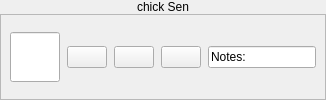
              <widget class="QWidget" name="orderFrame1" native="true">
               <property name="sizePolicy">
                <sizepolicy hsizetype="Preferred" vsizetype="Fixed">
                 <horstretch>0</horstretch>
                 <verstretch>0</verstretch>
                </sizepolicy>
               </property>
               <property name="minimumSize">
                <size>
                 <width>0</width>
                 <height>100</height>
                </size>
               </property>
               <layout class="QVBoxLayout" name="verticalLayout_3">
                <property name="spacing">
                 <number>0</number>
                </property>
                <property name="leftMargin">
                 <number>0</number>
                </property>
                <property name="topMargin">
                 <number>0</number>
                </property>
                <property name="rightMargin">
                 <number>0</number>
                </property>
                <property name="bottomMargin">
                 <number>0</number>
                </property>
                <item>
                 <widget class="QLabel" name="order1Label">
                  <property name="sizePolicy">
                   <sizepolicy hsizetype="Preferred" vsizetype="Fixed">
                    <horstretch>0</horstretch>
                    <verstretch>0</verstretch>
                   </sizepolicy>
                  </property>
                  <property name="styleSheet">
                   <string notr="true">font: 20pt &quot;Footlight MT Light&quot;;
color: black;</string>
                  </property>
                  <property name="text">
                   <string>chick Sen</string>
                  </property>
                  <property name="alignment">
                   <set>Qt::AlignCenter</set>
                  </property>
                 </widget>
                </item>
                <item>
                 <widget class="QFrame" name="order1Btns">
                  <property name="frameShape">
                   <enum>QFrame::StyledPanel</enum>
                  </property>
                  <property name="frameShadow">
                   <enum>QFrame::Raised</enum>
                  </property>
                  <layout class="QHBoxLayout" name="horizontalLayout_12">
                   <property name="spacing">
                    <number>7</number>
                   </property>
                   <property name="topMargin">
                    <number>0</number>
                   </property>
                   <property name="bottomMargin">
                    <number>0</number>
                   </property>
                   <item>
                    <widget class="QLineEdit" name="order1Qty">
                     <property name="sizePolicy">
                      <sizepolicy hsizetype="Fixed" vsizetype="Fixed">
                       <horstretch>0</horstretch>
                       <verstretch>0</verstretch>
                      </sizepolicy>
                     </property>
                     <property name="maximumSize">
                      <size>
                       <width>50</width>
                       <height>50</height>
                      </size>
                     </property>
                     <property name="styleSheet">
                      <string notr="true">font: 18pt &quot;Arial&quot;;</string>
                     </property>
                    </widget>
                   </item>
                   <item>
                    <widget class="QPushButton" name="order1UpBtn">
                     <property name="text">
                      <string/>
                     </property>
                     <property name="icon">
                      <iconset resource="iconsImages.qrc">
                       <normaloff>:/icons/iconsImages/1200px-Green-Up-Arrow.svg.png</normaloff>:/icons/iconsImages/1200px-Green-Up-Arrow.svg.png</iconset>
                     </property>
                     <property name="iconSize">
                      <size>
                       <width>30</width>
                       <height>30</height>
                      </size>
                     </property>
                    </widget>
                   </item>
                   <item>
                    <widget class="QPushButton" name="order1DownBtn">
                     <property name="text">
                      <string/>
                     </property>
                     <property name="icon">
                      <iconset resource="iconsImages.qrc">
                       <normaloff>:/icons/iconsImages/1200px-RedDownArrow.svg.png</normaloff>:/icons/iconsImages/1200px-RedDownArrow.svg.png</iconset>
                     </property>
                     <property name="iconSize">
                      <size>
                       <width>30</width>
                       <height>30</height>
                      </size>
                     </property>
                    </widget>
                   </item>
                   <item>
                    <widget class="QPushButton" name="order1CancelBtn">
                     <property name="text">
                      <string/>
                     </property>
                     <property name="icon">
                      <iconset resource="iconsImages.qrc">
                       <normaloff>:/icons/iconsImages/1024px-Black_close_x.svg.png</normaloff>:/icons/iconsImages/1024px-Black_close_x.svg.png</iconset>
                     </property>
                     <property name="iconSize">
                      <size>
                       <width>30</width>
                       <height>30</height>
                      </size>
                     </property>
                    </widget>
                   </item>
                   <item>
                    <widget class="QLineEdit" name="order1Notes">
                     <property name="styleSheet">
                      <string notr="true">font: 12pt &quot;Arial&quot;;</string>
                     </property>
                     <property name="text">
                      <string>Notes: </string>
                     </property>
                    </widget>
                   </item>
                  </layout>
                 </widget>
                </item>
               </layout>
              </widget>
